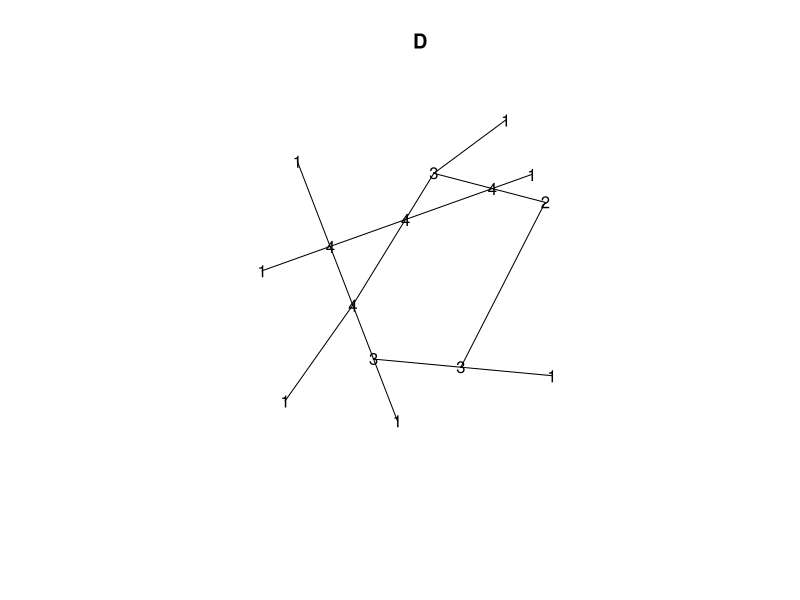

The R source for this figure:
library(spatstat)


### Name: as.linnet.psp
### Title: Convert Line Segment Pattern to Linear Network
### Aliases: as.linnet.psp
### Keywords: spatial manip

### ** Examples

  # make some data
  A <- psp(0.09, 0.55, 0.79, 0.80, window=owin())
  B <- superimpose(A, as.psp(simplenet))

  # convert to a linear network
  D <- as.linnet(B)

  # check validity
  D
  plot(D)
  text(vertices(D), labels=vertexdegree(D))
